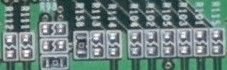
//> input picture samples/cpp/img_fidu_pa_board.jpg, 227 x 70 px
$ ./matchmethod_orb_akaze_brisk ../data/img_fidu_pa_board.jpg 'BRISK: BruteForce-L1.jpg'   (built with g++ and OpenCV 4)
//> lines starting //> are read from the running program, lines starting //| are printed output that depends on the picture
#include <opencv2/opencv.hpp>
#include <vector>
#include <iostream>
#include <time.h>
#include <typeinfo>
#include <fstream>
using namespace std;
using namespace cv;
static double sum_clock1, sum_clock2;
static void help()
{
    cout << "\n This program demonstrates how to detect compute and match ORB BRISK and AKAZE descriptors \n"
        "Usage: \n"
        "  ./matchmethod_orb_akaze_brisk --image1=<image1(../data/basketball1.png as default)> --image2=<image2(../data/basketball2.png as default)>\n"
        "Press a key when image window is active to change algorithm or descriptor";
}


void write(FileStorage& fs, const String& objname, const std::vector<DMatch>& matches) {
	fs << objname << "[";
	for (size_t i=0; i<matches.size(); i++) {
		const DMatch &dm = matches[i];
		cv::write(fs, dm.queryIdx);
		cv::write(fs, dm.trainIdx);
		cv::write(fs, dm.imgIdx);
		cv::write(fs, dm.distance);
	}
	fs << "]";
}
void read(FileStorage& fs, const String& objname, std::vector<DMatch>& matches) {
	FileNode pnodes = fs[objname];
	for (FileNodeIterator it=pnodes.begin();; ) {
		DMatch dm;
		*it >> dm.queryIdx; it++;
		*it >> dm.trainIdx; it++;
		*it >> dm.imgIdx;   it++;
		*it >> dm.distance; it++;
		matches.push_back(dm);
		if (it==pnodes.end()) break;
	}
}
ostream& operator << (ostream &out, const std::vector<DMatch>& matches) {
	out << "[" ;
	for (size_t i=0; i<matches.size(); i++) {
		const DMatch &dm = matches[i];
		out << dm.queryIdx << "," << dm.trainIdx << "," << dm.imgIdx << "," << dm.distance << ";" << endl;
	}
	out << "]" << endl;
	return out;
}

int main(int argc, char *argv[])
{
    vector<String> typeDesc;
    vector<String> typeAlgoMatch;
    vector<String> fileName;
    // This descriptor are going to be detect and compute
    typeDesc.push_back("AKAZE-DESCRIPTOR_KAZE_UPRIGHT");    // see http://docs.opencv.org/trunk/d8/d30/classcv_1_1AKAZE.html
    typeDesc.push_back("AKAZE");    // see http://docs.opencv.org/trunk/d8/d30/classcv_1_1AKAZE.html
    typeDesc.push_back("ORB");      // see http://docs.opencv.org/trunk/de/dbf/classcv_1_1BRISK.html
    typeDesc.push_back("BRISK");    // see http://docs.opencv.org/trunk/db/d95/classcv_1_1ORB.html
   // This algorithm would be used to match descriptors see http://docs.opencv.org/trunk/db/d39/classcv_1_1DescriptorMatcher.html#ab5dc5036569ecc8d47565007fa518257
    typeAlgoMatch.push_back("BruteForce");
    typeAlgoMatch.push_back("BruteForce-L1");
    typeAlgoMatch.push_back("BruteForce-Hamming");
    typeAlgoMatch.push_back("BruteForce-Hamming(2)");
    cv::CommandLineParser parser(argc, argv,
        "{ @image1 | ../data/img_fidu_pa_board.jpg | }"
        "{ @image2 | ../data/img_board.jpg | }"
        "{help h ||}");
    if (parser.has("help"))
    {
        help();
        return 0;
    }
    fileName.push_back(parser.get<string>(0));
    fileName.push_back(parser.get<string>(1));
    Mat img1 = imread(fileName[0], IMREAD_GRAYSCALE);
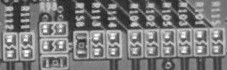
//> img1: 70 rows x 227 cols, CV_8UC1; min 33, max 255, mean 122.4
    Mat img2 = imread(fileName[1], IMREAD_GRAYSCALE);
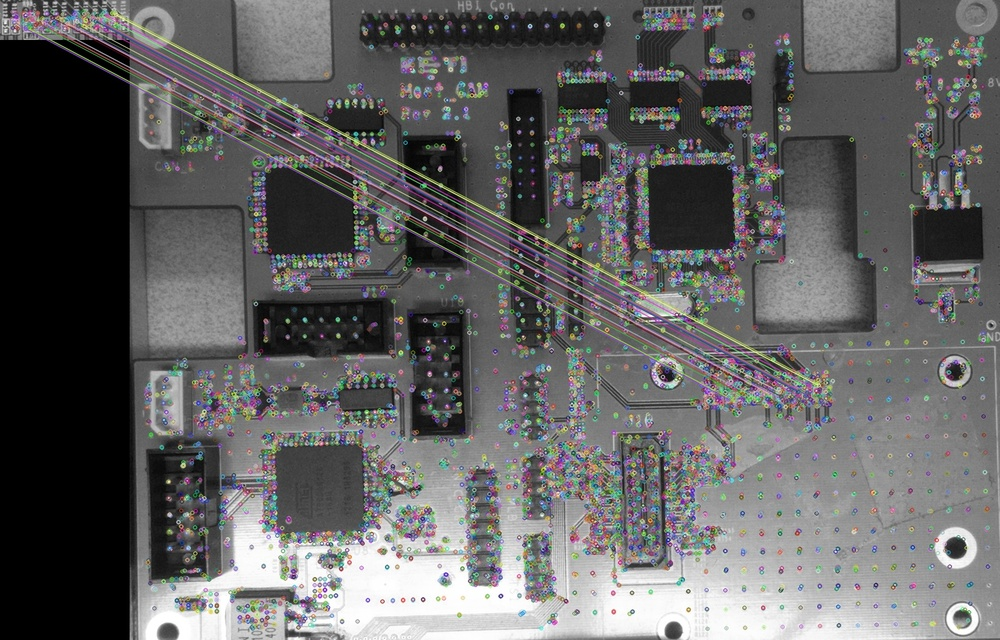
//> input picture samples/cpp/BRISK: BruteForce-L1.jpg, 1000 x 640 px, shrunk from 1751 x 1121 before the run
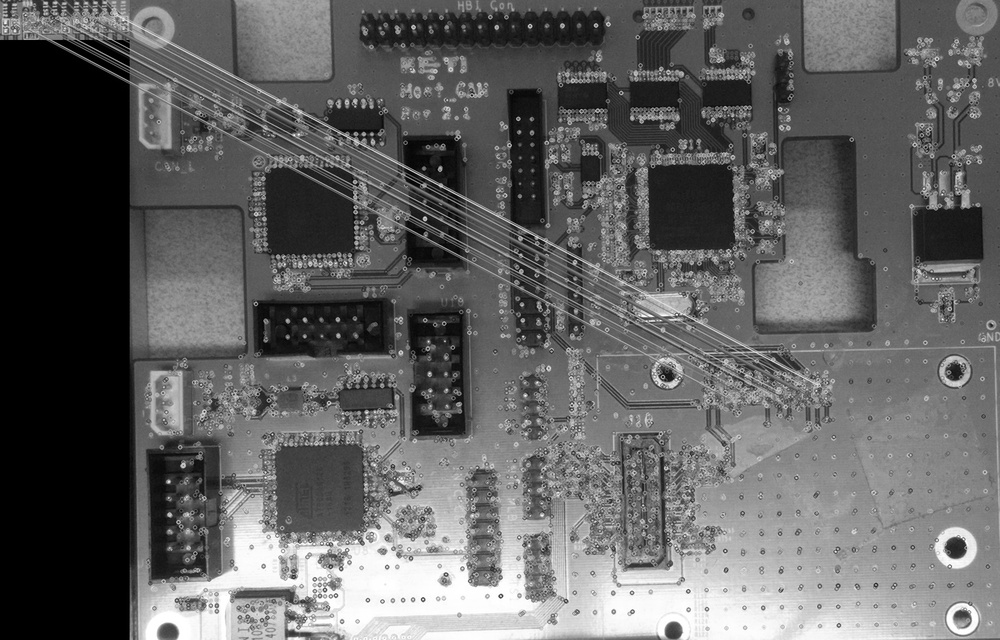
//> img2: 640 rows x 1000 cols, CV_8UC1; min 0, max 255, mean 98
    if (img1.rows*img1.cols <= 0)
        {
        cout << "Image " << fileName[0] << " is empty or cannot be found\n";
        return(0);
        }
    if (img2.rows*img2.cols <= 0)
        {
        cout << "Image " << fileName[1] << " is empty or cannot be found\n";
        return(0);
        }

    vector<double> desMethCmp;
    Ptr<Feature2D> b;

    // Descriptor loop
    vector<String>::iterator itDesc;
    for (itDesc = typeDesc.begin(); itDesc != typeDesc.end(); ++itDesc)
    {
        Ptr<DescriptorMatcher> descriptorMatcher;
        // Match between img1 and img2
        vector<DMatch> matches;
        // keypoint  for img1 and img2
        vector<KeyPoint> keyImg1, keyImg2;
        // Descriptor for img1 and img2
        Mat descImg1, descImg2;
        vector<String>::iterator itMatcher = typeAlgoMatch.end();
        if (*itDesc == "AKAZE-DESCRIPTOR_KAZE_UPRIGHT"){
            b = AKAZE::create(AKAZE::DESCRIPTOR_KAZE_UPRIGHT);
            }
        if (*itDesc == "AKAZE"){
            b = AKAZE::create();
            }
        if (*itDesc == "ORB"){
            b = ORB::create();
        }
        else if (*itDesc == "BRISK"){
            b = BRISK::create();
        }
        try
        {
		b = BRISK::create();
            // We can detect keypoint with detect method
	clock_t start = clock();
    		b->detect(img1, keyImg1, Mat());
            // and compute their descriptors with method  compute
            b->compute(img1, keyImg1, descImg1);
            // or detect and compute descriptors in one step
            b->detectAndCompute(img2, Mat(), keyImg2, descImg2,false);
	    sum_clock1 = (double)(clock() - start)/CLOCKS_PER_SEC;
	    cout << "extract time : " << sum_clock1 << endl;
	    std::fstream outputFile;
	    outputFile.open("outputFile.txt", std::ios::out);
	    for(size_t ii=0; ii<keyImg1.size(); ++ii)
		    outputFile << keyImg1[ii].pt.x << " " << keyImg1[ii].pt.y << endl;
	    outputFile.close();

            // Match method loop
            for (itMatcher = typeAlgoMatch.begin(); itMatcher != typeAlgoMatch.end(); ++itMatcher){
                descriptorMatcher = DescriptorMatcher::create(*itMatcher);
                if ((*itMatcher == "BruteForce-Hamming" || *itMatcher == "BruteForce-Hamming(2)") && (b->descriptorType() == CV_32F || b->defaultNorm() <= NORM_L2SQR))
                {
                    cout << "**************************************************************************\n";
                    cout << "It's strange. You should use Hamming distance only for a binary descriptor\n";
                    cout << "**************************************************************************\n";
                }
                if ((*itMatcher == "BruteForce" || *itMatcher == "BruteForce-L1") && (b->defaultNorm() >= NORM_HAMMING))
                {
                    cout << "**************************************************************************\n";
                    cout << "It's strange. You shouldn't use L1 or L2 distance for a binary descriptor\n";
                    cout << "**************************************************************************\n";
                }
                try
               	{	cout << "*itMatcher : " << *itMatcher << endl;
		    clock_t start = clock();
                    descriptorMatcher->match(descImg1, descImg2, matches, Mat());
		    sum_clock2 = (double)(clock() - start)/CLOCKS_PER_SEC;
		    cout << "Brisk matching time : " << sum_clock2 << endl;
		    // Keep best matches only to have a nice drawing.
                    // We sort distance between descriptor matches
		    Mat index;
                    int nbMatch=int(matches.size());
		    //cout << "nbMatch (matches.size()) : " << nbMatch << endl;
                    Mat tab(nbMatch, 1, CV_32F);
                    for (int i = 0; i<nbMatch; i++)
                    {
                        tab.at<float>(i, 0) = matches[i].distance;
                    }
                    sortIdx(tab, index, SORT_EVERY_COLUMN + SORT_ASCENDING);
                    vector<DMatch> bestMatches;
                    for (int i = 0; i<30; i++)
                    {
                        bestMatches.push_back(matches[index.at<int>(i, 0)]);
                    }
                    Mat result;
		    drawMatches(img1, keyImg1, img2, keyImg2, bestMatches, result);
		    FileStorage fs2("some.xml", FileStorage::READ);
		    read(fs2, "BestMatches", bestMatches);
		    cout << bestMatches << endl;
		    fs2.release();
                    namedWindow(*itDesc+": "+*itMatcher, WINDOW_AUTOSIZE);
                    imshow(*itDesc + ": " + *itMatcher, result);
		    imwrite(*itDesc + ": " + *itMatcher, result);
                    // Saved result could be wrong due to bug 4308
                    FileStorage fs(*itDesc + "_" + *itMatcher + ".yml", FileStorage::WRITE);
                    fs<<"Matches"<<matches;
		    cout << "Matches : " << matches << endl;
                    vector<DMatch>::iterator it;
                    cout<<"**********Match results**********\n";
                    cout << "Index \tIndex \tdistance\n";
                    cout << "in img1\tin img2\n";
                    // Use to compute distance between keyPoint matches and to evaluate match algorithm
                    double cumSumDist2=0;
                    for (it = bestMatches.begin(); it != bestMatches.end(); ++it)
                    {
                        cout << it->queryIdx << "\t" <<  it->trainIdx << "\t"  <<  it->distance << "\n";
                        Point2d p=keyImg1[it->queryIdx].pt-keyImg2[it->trainIdx].pt;
                        cumSumDist2=p.x*p.x+p.y*p.y;
                    }
                    desMethCmp.push_back(cumSumDist2);
                    waitKey();
                }
                catch (Exception& e)
                    {
                    cout << e.msg << endl;
                    cout << "Cumulative distance cannot be computed." << endl;
                    desMethCmp.push_back(-1);
                    }
                }
        }
        catch (Exception& e)
        {
            cout << "Feature : " << *itDesc << "\n";
            if (itMatcher != typeAlgoMatch.end())
            {
                cout << "Matcher : " << *itMatcher << "\n";
            }
            cout << e.msg << endl;
        }
    }
    int i=0;
    cout << "Cumulative distance between keypoint match for different algorithm and feature detector \n\t";
    cout << "We cannot say which is the best but we can say results are differents! \n\t";
    for (vector<String>::iterator itMatcher = typeAlgoMatch.begin(); itMatcher != typeAlgoMatch.end(); ++itMatcher)
    {
        cout<<*itMatcher<<"\t";
    }
    cout << "\n";
    for (itDesc = typeDesc.begin(); itDesc != typeDesc.end(); ++itDesc)
    {
        cout << *itDesc << "\t";
        for (vector<String>::iterator itMatcher = typeAlgoMatch.begin(); itMatcher != typeAlgoMatch.end(); ++itMatcher, ++i)
        {
            cout << desMethCmp[i]<<"\t";
        }
        cout<<"\n";
    }
    return 0;
}
